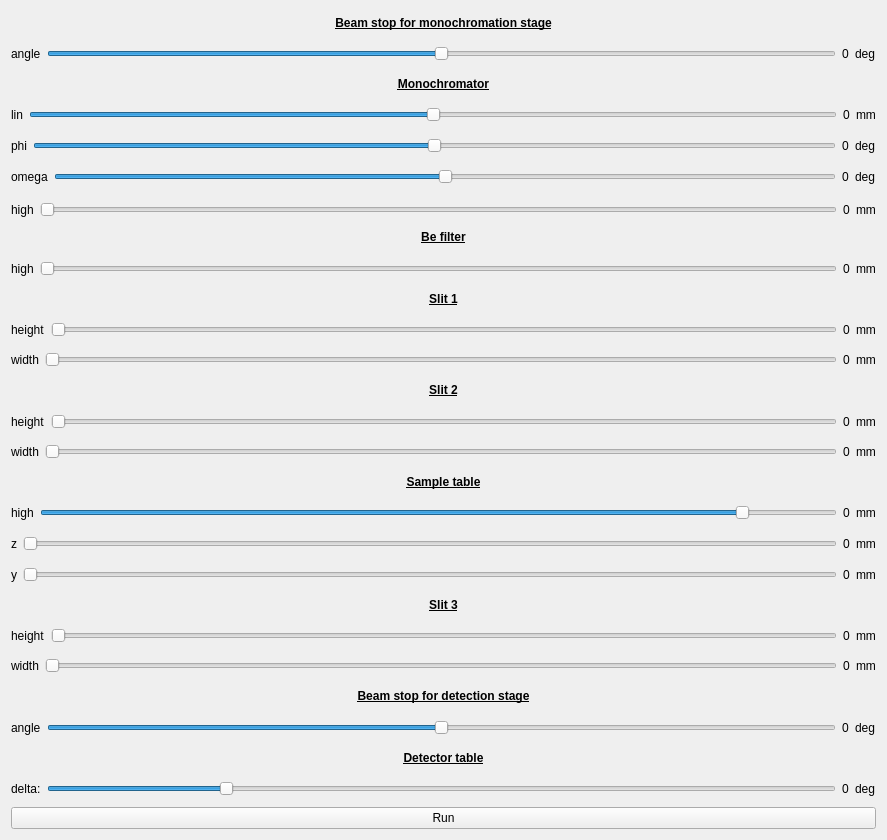
<?xml version="1.0" encoding="UTF-8"?>
<ui version="4.0">
 <class>Form</class>
 <widget class="QWidget" name="Form">
  <property name="enabled">
   <bool>true</bool>
  </property>
  <property name="geometry">
   <rect>
    <x>0</x>
    <y>0</y>
    <width>887</width>
    <height>840</height>
   </rect>
  </property>
  <property name="windowTitle">
   <string>Form</string>
  </property>
  <layout class="QVBoxLayout" name="verticalLayout">
   <item>
    <widget class="QLabel" name="label_40">
     <property name="text">
      <string>&lt;html&gt;&lt;head/&gt;&lt;body&gt;&lt;p align=&quot;center&quot;&gt;&lt;span style=&quot; font-weight:600; text-decoration: underline;&quot;&gt;Beam stop for monochromation stage&lt;/span&gt;&lt;/p&gt;&lt;/body&gt;&lt;/html&gt;</string>
     </property>
    </widget>
   </item>
   <item>
    <layout class="QHBoxLayout" name="horizontalLayout_18">
     <item>
      <widget class="QLabel" name="label_42">
       <property name="text">
        <string>angle</string>
       </property>
      </widget>
     </item>
     <item>
      <widget class="QSlider" name="beam_m">
       <property name="minimum">
        <number>-17</number>
       </property>
       <property name="maximum">
        <number>17</number>
       </property>
       <property name="orientation">
        <enum>Qt::Horizontal</enum>
       </property>
      </widget>
     </item>
     <item>
      <widget class="QLabel" name="beam_m_value">
       <property name="text">
        <string>0</string>
       </property>
      </widget>
     </item>
     <item>
      <widget class="QLabel" name="label_44">
       <property name="text">
        <string>deg</string>
       </property>
      </widget>
     </item>
    </layout>
   </item>
   <item>
    <widget class="QLabel" name="label_7">
     <property name="text">
      <string>&lt;html&gt;&lt;head/&gt;&lt;body&gt;&lt;p align=&quot;center&quot;&gt;&lt;span style=&quot; font-weight:600; text-decoration: underline;&quot;&gt;Monochromator&lt;/span&gt;&lt;/p&gt;&lt;/body&gt;&lt;/html&gt;</string>
     </property>
    </widget>
   </item>
   <item>
    <layout class="QHBoxLayout" name="horizontalLayout_7">
     <item>
      <widget class="QLabel" name="label_8">
       <property name="text">
        <string>lin</string>
       </property>
      </widget>
     </item>
     <item>
      <widget class="QSlider" name="lin_m">
       <property name="minimum">
        <number>-600</number>
       </property>
       <property name="maximum">
        <number>600</number>
       </property>
       <property name="orientation">
        <enum>Qt::Horizontal</enum>
       </property>
      </widget>
     </item>
     <item>
      <widget class="QLabel" name="lin_m_value">
       <property name="text">
        <string>0</string>
       </property>
      </widget>
     </item>
     <item>
      <widget class="QLabel" name="label_12">
       <property name="text">
        <string>mm</string>
       </property>
      </widget>
     </item>
    </layout>
   </item>
   <item>
    <layout class="QHBoxLayout" name="horizontalLayout_2">
     <item>
      <widget class="QLabel" name="label_2">
       <property name="text">
        <string>phi</string>
       </property>
      </widget>
     </item>
     <item>
      <widget class="QSlider" name="phi_m">
       <property name="minimumSize">
        <size>
         <width>763</width>
         <height>0</height>
        </size>
       </property>
       <property name="styleSheet">
        <string notr="true">gridline-color: rgb(117, 80, 123);</string>
       </property>
       <property name="minimum">
        <number>-600</number>
       </property>
       <property name="maximum">
        <number>600</number>
       </property>
       <property name="singleStep">
        <number>1</number>
       </property>
       <property name="pageStep">
        <number>10</number>
       </property>
       <property name="value">
        <number>0</number>
       </property>
       <property name="orientation">
        <enum>Qt::Horizontal</enum>
       </property>
      </widget>
     </item>
     <item>
      <widget class="QLabel" name="phi_m_value">
       <property name="text">
        <string>0</string>
       </property>
      </widget>
     </item>
     <item>
      <widget class="QLabel" name="label_27">
       <property name="text">
        <string>deg</string>
       </property>
      </widget>
     </item>
    </layout>
   </item>
   <item>
    <layout class="QHBoxLayout" name="horizontalLayout_8">
     <item>
      <widget class="QLabel" name="label_9">
       <property name="text">
        <string>omega</string>
       </property>
      </widget>
     </item>
     <item>
      <widget class="QSlider" name="omega_m">
       <property name="minimum">
        <number>-600</number>
       </property>
       <property name="maximum">
        <number>600</number>
       </property>
       <property name="orientation">
        <enum>Qt::Horizontal</enum>
       </property>
      </widget>
     </item>
     <item>
      <widget class="QLabel" name="omega_m_value">
       <property name="text">
        <string>0</string>
       </property>
      </widget>
     </item>
     <item>
      <widget class="QLabel" name="label_14">
       <property name="text">
        <string>deg</string>
       </property>
      </widget>
     </item>
    </layout>
   </item>
   <item>
    <layout class="QHBoxLayout" name="horizontalLayout_11">
     <property name="topMargin">
      <number>5</number>
     </property>
     <item>
      <widget class="QLabel" name="label_16">
       <property name="text">
        <string>high</string>
       </property>
      </widget>
     </item>
     <item>
      <widget class="QSlider" name="high_m">
       <property name="minimum">
        <number>0</number>
       </property>
       <property name="maximum">
        <number>90</number>
       </property>
       <property name="orientation">
        <enum>Qt::Horizontal</enum>
       </property>
      </widget>
     </item>
     <item>
      <widget class="QLabel" name="high_m_value">
       <property name="text">
        <string>0</string>
       </property>
      </widget>
     </item>
     <item>
      <widget class="QLabel" name="label_28">
       <property name="text">
        <string>mm</string>
       </property>
      </widget>
     </item>
    </layout>
   </item>
   <item>
    <widget class="QLabel" name="label_25">
     <property name="text">
      <string>&lt;html&gt;&lt;head/&gt;&lt;body&gt;&lt;p align=&quot;center&quot;&gt;&lt;span style=&quot; font-weight:600; text-decoration: underline;&quot;&gt;Be filter&lt;/span&gt;&lt;/p&gt;&lt;/body&gt;&lt;/html&gt;</string>
     </property>
    </widget>
   </item>
   <item>
    <layout class="QHBoxLayout" name="horizontalLayout_14">
     <item>
      <widget class="QLabel" name="label_26">
       <property name="text">
        <string>high</string>
       </property>
      </widget>
     </item>
     <item>
      <widget class="QSlider" name="high_be">
       <property name="orientation">
        <enum>Qt::Horizontal</enum>
       </property>
      </widget>
     </item>
     <item>
      <widget class="QLabel" name="high_be_value">
       <property name="text">
        <string>0</string>
       </property>
      </widget>
     </item>
     <item>
      <widget class="QLabel" name="label_39">
       <property name="text">
        <string>mm</string>
       </property>
      </widget>
     </item>
    </layout>
   </item>
   <item>
    <widget class="QLabel" name="label">
     <property name="text">
      <string>&lt;html&gt;&lt;head/&gt;&lt;body&gt;&lt;p align=&quot;center&quot;&gt;&lt;span style=&quot; font-weight:600; text-decoration: underline;&quot;&gt;Slit 1&lt;/span&gt;&lt;/p&gt;&lt;/body&gt;&lt;/html&gt;</string>
     </property>
    </widget>
   </item>
   <item>
    <layout class="QHBoxLayout" name="horizontalLayout">
     <item>
      <widget class="QLabel" name="label_11">
       <property name="text">
        <string>height</string>
       </property>
      </widget>
     </item>
     <item>
      <widget class="QSlider" name="height_slit1">
       <property name="minimum">
        <number>0</number>
       </property>
       <property name="maximum">
        <number>180</number>
       </property>
       <property name="orientation">
        <enum>Qt::Horizontal</enum>
       </property>
      </widget>
     </item>
     <item>
      <widget class="QLabel" name="height_slit1_value">
       <property name="text">
        <string>0</string>
       </property>
      </widget>
     </item>
     <item>
      <widget class="QLabel" name="label_33">
       <property name="text">
        <string>mm</string>
       </property>
      </widget>
     </item>
    </layout>
   </item>
   <item>
    <layout class="QHBoxLayout" name="horizontalLayout_5">
     <item>
      <widget class="QLabel" name="label_13">
       <property name="text">
        <string>width</string>
       </property>
      </widget>
     </item>
     <item>
      <widget class="QSlider" name="width_slit1">
       <property name="minimum">
        <number>0</number>
       </property>
       <property name="maximum">
        <number>70</number>
       </property>
       <property name="orientation">
        <enum>Qt::Horizontal</enum>
       </property>
      </widget>
     </item>
     <item>
      <widget class="QLabel" name="width_slit1_value">
       <property name="text">
        <string>0</string>
       </property>
      </widget>
     </item>
     <item>
      <widget class="QLabel" name="label_34">
       <property name="text">
        <string>mm</string>
       </property>
      </widget>
     </item>
    </layout>
   </item>
   <item>
    <widget class="QLabel" name="label_6">
     <property name="text">
      <string>&lt;html&gt;&lt;head/&gt;&lt;body&gt;&lt;p align=&quot;center&quot;&gt;&lt;span style=&quot; font-weight:600; text-decoration: underline;&quot;&gt;Slit 2&lt;/span&gt;&lt;/p&gt;&lt;/body&gt;&lt;/html&gt;</string>
     </property>
    </widget>
   </item>
   <item>
    <layout class="QHBoxLayout" name="horizontalLayout_6">
     <item>
      <widget class="QLabel" name="label_15">
       <property name="text">
        <string>height</string>
       </property>
      </widget>
     </item>
     <item>
      <widget class="QSlider" name="height_slit2">
       <property name="minimum">
        <number>0</number>
       </property>
       <property name="maximum">
        <number>180</number>
       </property>
       <property name="orientation">
        <enum>Qt::Horizontal</enum>
       </property>
      </widget>
     </item>
     <item>
      <widget class="QLabel" name="height_slit2_value">
       <property name="text">
        <string>0</string>
       </property>
      </widget>
     </item>
     <item>
      <widget class="QLabel" name="label_35">
       <property name="text">
        <string>mm</string>
       </property>
      </widget>
     </item>
    </layout>
   </item>
   <item>
    <layout class="QHBoxLayout" name="horizontalLayout_9">
     <item>
      <widget class="QLabel" name="label_17">
       <property name="text">
        <string>width</string>
       </property>
      </widget>
     </item>
     <item>
      <widget class="QSlider" name="width_slit2">
       <property name="minimum">
        <number>0</number>
       </property>
       <property name="maximum">
        <number>70</number>
       </property>
       <property name="orientation">
        <enum>Qt::Horizontal</enum>
       </property>
      </widget>
     </item>
     <item>
      <widget class="QLabel" name="width_slit2_value">
       <property name="text">
        <string>0</string>
       </property>
      </widget>
     </item>
     <item>
      <widget class="QLabel" name="label_36">
       <property name="text">
        <string>mm</string>
       </property>
      </widget>
     </item>
    </layout>
   </item>
   <item>
    <widget class="QLabel" name="label_3">
     <property name="text">
      <string>&lt;html&gt;&lt;head/&gt;&lt;body&gt;&lt;p align=&quot;center&quot;&gt;&lt;span style=&quot; font-weight:600; text-decoration: underline;&quot;&gt;Sample table&lt;/span&gt;&lt;/p&gt;&lt;/body&gt;&lt;/html&gt;</string>
     </property>
    </widget>
   </item>
   <item>
    <layout class="QHBoxLayout" name="horizontalLayout_15">
     <item>
      <widget class="QLabel" name="label_32">
       <property name="text">
        <string>high</string>
       </property>
      </widget>
     </item>
     <item>
      <widget class="QSlider" name="high_s">
       <property name="minimum">
        <number>-160</number>
       </property>
       <property name="maximum">
        <number>20</number>
       </property>
       <property name="orientation">
        <enum>Qt::Horizontal</enum>
       </property>
      </widget>
     </item>
     <item>
      <widget class="QLabel" name="high_s_value">
       <property name="text">
        <string>0</string>
       </property>
      </widget>
     </item>
     <item>
      <widget class="QLabel" name="label_41">
       <property name="text">
        <string>mm</string>
       </property>
      </widget>
     </item>
    </layout>
   </item>
   <item>
    <layout class="QHBoxLayout" name="horizontalLayout_3">
     <item>
      <widget class="QLabel" name="label_4">
       <property name="text">
        <string>z</string>
       </property>
      </widget>
     </item>
     <item>
      <widget class="QSlider" name="z">
       <property name="maximum">
        <number>50</number>
       </property>
       <property name="value">
        <number>0</number>
       </property>
       <property name="orientation">
        <enum>Qt::Horizontal</enum>
       </property>
      </widget>
     </item>
     <item>
      <widget class="QLabel" name="z_value">
       <property name="text">
        <string>0</string>
       </property>
      </widget>
     </item>
     <item>
      <widget class="QLabel" name="label_29">
       <property name="text">
        <string>mm</string>
       </property>
      </widget>
     </item>
    </layout>
   </item>
   <item>
    <layout class="QHBoxLayout" name="horizontalLayout_4">
     <item>
      <widget class="QLabel" name="label_5">
       <property name="text">
        <string>y</string>
       </property>
      </widget>
     </item>
     <item>
      <widget class="QSlider" name="y">
       <property name="maximum">
        <number>90</number>
       </property>
       <property name="orientation">
        <enum>Qt::Horizontal</enum>
       </property>
      </widget>
     </item>
     <item>
      <widget class="QLabel" name="y_value">
       <property name="text">
        <string>0</string>
       </property>
      </widget>
     </item>
     <item>
      <widget class="QLabel" name="label_30">
       <property name="text">
        <string>mm</string>
       </property>
      </widget>
     </item>
    </layout>
   </item>
   <item>
    <widget class="QLabel" name="label_10">
     <property name="text">
      <string>&lt;html&gt;&lt;head/&gt;&lt;body&gt;&lt;p align=&quot;center&quot;&gt;&lt;span style=&quot; font-weight:600; text-decoration: underline;&quot;&gt;Slit 3&lt;/span&gt;&lt;/p&gt;&lt;/body&gt;&lt;/html&gt;</string>
     </property>
    </widget>
   </item>
   <item>
    <layout class="QHBoxLayout" name="horizontalLayout_10">
     <item>
      <widget class="QLabel" name="label_18">
       <property name="text">
        <string>height</string>
       </property>
      </widget>
     </item>
     <item>
      <widget class="QSlider" name="height_slit3">
       <property name="minimum">
        <number>0</number>
       </property>
       <property name="maximum">
        <number>80</number>
       </property>
       <property name="orientation">
        <enum>Qt::Horizontal</enum>
       </property>
      </widget>
     </item>
     <item>
      <widget class="QLabel" name="height_slit3_value">
       <property name="text">
        <string>0</string>
       </property>
      </widget>
     </item>
     <item>
      <widget class="QLabel" name="label_37">
       <property name="text">
        <string>mm</string>
       </property>
      </widget>
     </item>
    </layout>
   </item>
   <item>
    <layout class="QHBoxLayout" name="horizontalLayout_12">
     <item>
      <widget class="QLabel" name="label_21">
       <property name="text">
        <string>width</string>
       </property>
      </widget>
     </item>
     <item>
      <widget class="QSlider" name="width_slit3">
       <property name="minimum">
        <number>0</number>
       </property>
       <property name="maximum">
        <number>70</number>
       </property>
       <property name="orientation">
        <enum>Qt::Horizontal</enum>
       </property>
      </widget>
     </item>
     <item>
      <widget class="QLabel" name="width_slit3_value">
       <property name="text">
        <string>0</string>
       </property>
      </widget>
     </item>
     <item>
      <widget class="QLabel" name="label_38">
       <property name="text">
        <string>mm</string>
       </property>
      </widget>
     </item>
    </layout>
   </item>
   <item>
    <widget class="QLabel" name="label_22">
     <property name="text">
      <string>&lt;html&gt;&lt;head/&gt;&lt;body&gt;&lt;p align=&quot;center&quot;&gt;&lt;span style=&quot; font-weight:600; text-decoration: underline;&quot;&gt;Beam stop for detection stage&lt;/span&gt;&lt;/p&gt;&lt;/body&gt;&lt;/html&gt;</string>
     </property>
    </widget>
   </item>
   <item>
    <layout class="QHBoxLayout" name="horizontalLayout_13">
     <item>
      <widget class="QLabel" name="label_24">
       <property name="text">
        <string>angle</string>
       </property>
      </widget>
     </item>
     <item>
      <widget class="QSlider" name="beam_d">
       <property name="minimum">
        <number>-17</number>
       </property>
       <property name="maximum">
        <number>17</number>
       </property>
       <property name="orientation">
        <enum>Qt::Horizontal</enum>
       </property>
      </widget>
     </item>
     <item>
      <widget class="QLabel" name="beam_d_value">
       <property name="text">
        <string>0</string>
       </property>
      </widget>
     </item>
     <item>
      <widget class="QLabel" name="label_23">
       <property name="text">
        <string>deg</string>
       </property>
      </widget>
     </item>
    </layout>
   </item>
   <item>
    <layout class="QHBoxLayout" name="horizontalLayout_16">
     <item>
      <widget class="QLabel" name="label_19">
       <property name="text">
        <string>&lt;html&gt;&lt;head/&gt;&lt;body&gt;&lt;p align=&quot;center&quot;&gt;&lt;span style=&quot; font-weight:600; text-decoration: underline;&quot;&gt;Detector table&lt;/span&gt;&lt;/p&gt;&lt;/body&gt;&lt;/html&gt;</string>
       </property>
      </widget>
     </item>
    </layout>
   </item>
   <item>
    <layout class="QHBoxLayout" name="horizontalLayout_17">
     <item>
      <widget class="QLabel" name="label_20">
       <property name="text">
        <string>delta:</string>
       </property>
      </widget>
     </item>
     <item>
      <widget class="QSlider" name="delta_d">
       <property name="minimum">
        <number>-2</number>
       </property>
       <property name="maximum">
        <number>7</number>
       </property>
       <property name="orientation">
        <enum>Qt::Horizontal</enum>
       </property>
      </widget>
     </item>
     <item>
      <widget class="QLabel" name="delta_d_value">
       <property name="text">
        <string>0</string>
       </property>
      </widget>
     </item>
     <item>
      <widget class="QLabel" name="label_31">
       <property name="text">
        <string>deg</string>
       </property>
      </widget>
     </item>
    </layout>
   </item>
   <item>
    <widget class="QPushButton" name="btnRun">
     <property name="text">
      <string>Run</string>
     </property>
    </widget>
   </item>
  </layout>
 </widget>
 <resources/>
 <connections>
  <connection>
   <sender>lin_m</sender>
   <signal>valueChanged(int)</signal>
   <receiver>lin_m_value</receiver>
   <slot>setNum(int)</slot>
   <hints>
    <hint type="sourcelabel">
     <x>436</x>
     <y>62</y>
    </hint>
    <hint type="destinationlabel">
     <x>840</x>
     <y>62</y>
    </hint>
   </hints>
  </connection>
  <connection>
   <sender>omega_m</sender>
   <signal>valueChanged(int)</signal>
   <receiver>omega_m_value</receiver>
   <slot>setNum(int)</slot>
   <hints>
    <hint type="sourcelabel">
     <x>460</x>
     <y>100</y>
    </hint>
    <hint type="destinationlabel">
     <x>859</x>
     <y>100</y>
    </hint>
   </hints>
  </connection>
  <connection>
   <sender>height_slit1</sender>
   <signal>valueChanged(int)</signal>
   <receiver>height_slit1_value</receiver>
   <slot>setNum(int)</slot>
   <hints>
    <hint type="sourcelabel">
     <x>449</x>
     <y>176</y>
    </hint>
    <hint type="destinationlabel">
     <x>840</x>
     <y>176</y>
    </hint>
   </hints>
  </connection>
  <connection>
   <sender>width_slit1</sender>
   <signal>valueChanged(int)</signal>
   <receiver>width_slit1_value</receiver>
   <slot>setNum(int)</slot>
   <hints>
    <hint type="sourcelabel">
     <x>446</x>
     <y>214</y>
    </hint>
    <hint type="destinationlabel">
     <x>840</x>
     <y>214</y>
    </hint>
   </hints>
  </connection>
  <connection>
   <sender>height_slit2</sender>
   <signal>valueChanged(int)</signal>
   <receiver>height_slit2_value</receiver>
   <slot>setNum(int)</slot>
   <hints>
    <hint type="sourcelabel">
     <x>449</x>
     <y>290</y>
    </hint>
    <hint type="destinationlabel">
     <x>840</x>
     <y>290</y>
    </hint>
   </hints>
  </connection>
  <connection>
   <sender>width_slit2</sender>
   <signal>valueChanged(int)</signal>
   <receiver>width_slit2_value</receiver>
   <slot>setNum(int)</slot>
   <hints>
    <hint type="sourcelabel">
     <x>446</x>
     <y>328</y>
    </hint>
    <hint type="destinationlabel">
     <x>840</x>
     <y>328</y>
    </hint>
   </hints>
  </connection>
  <connection>
   <sender>height_slit3</sender>
   <signal>valueChanged(int)</signal>
   <receiver>height_slit3_value</receiver>
   <slot>setNum(int)</slot>
   <hints>
    <hint type="sourcelabel">
     <x>449</x>
     <y>593</y>
    </hint>
    <hint type="destinationlabel">
     <x>840</x>
     <y>593</y>
    </hint>
   </hints>
  </connection>
  <connection>
   <sender>width_slit3</sender>
   <signal>valueChanged(int)</signal>
   <receiver>width_slit3_value</receiver>
   <slot>setNum(int)</slot>
   <hints>
    <hint type="sourcelabel">
     <x>446</x>
     <y>631</y>
    </hint>
    <hint type="destinationlabel">
     <x>840</x>
     <y>631</y>
    </hint>
   </hints>
  </connection>
  <connection>
   <sender>delta_d</sender>
   <signal>valueChanged(int)</signal>
   <receiver>delta_d_value</receiver>
   <slot>setNum(int)</slot>
   <hints>
    <hint type="sourcelabel">
     <x>451</x>
     <y>707</y>
    </hint>
    <hint type="destinationlabel">
     <x>859</x>
     <y>707</y>
    </hint>
   </hints>
  </connection>
  <connection>
   <sender>beam_d</sender>
   <signal>valueChanged(int)</signal>
   <receiver>beam_d_value</receiver>
   <slot>setNum(int)</slot>
   <hints>
    <hint type="sourcelabel">
     <x>451</x>
     <y>783</y>
    </hint>
    <hint type="destinationlabel">
     <x>859</x>
     <y>783</y>
    </hint>
   </hints>
  </connection>
  <connection>
   <sender>phi_m</sender>
   <signal>valueChanged(int)</signal>
   <receiver>phi_m_value</receiver>
   <slot>setNum(int)</slot>
   <hints>
    <hint type="sourcelabel">
     <x>446</x>
     <y>92</y>
    </hint>
    <hint type="destinationlabel">
     <x>859</x>
     <y>92</y>
    </hint>
   </hints>
  </connection>
  <connection>
   <sender>high_m</sender>
   <signal>valueChanged(int)</signal>
   <receiver>high_m_value</receiver>
   <slot>setNum(int)</slot>
   <hints>
    <hint type="sourcelabel">
     <x>440</x>
     <y>163</y>
    </hint>
    <hint type="destinationlabel">
     <x>840</x>
     <y>163</y>
    </hint>
   </hints>
  </connection>
  <connection>
   <sender>high_be</sender>
   <signal>valueChanged(int)</signal>
   <receiver>high_be_value</receiver>
   <slot>setNum(int)</slot>
   <hints>
    <hint type="sourcelabel">
     <x>442</x>
     <y>231</y>
    </hint>
    <hint type="destinationlabel">
     <x>840</x>
     <y>231</y>
    </hint>
   </hints>
  </connection>
  <connection>
   <sender>high_s</sender>
   <signal>valueChanged(int)</signal>
   <receiver>high_s_value</receiver>
   <slot>setNum(int)</slot>
   <hints>
    <hint type="sourcelabel">
     <x>437</x>
     <y>487</y>
    </hint>
    <hint type="destinationlabel">
     <x>840</x>
     <y>487</y>
    </hint>
   </hints>
  </connection>
  <connection>
   <sender>y</sender>
   <signal>valueChanged(int)</signal>
   <receiver>y_value</receiver>
   <slot>setNum(int)</slot>
   <hints>
    <hint type="sourcelabel">
     <x>427</x>
     <y>553</y>
    </hint>
    <hint type="destinationlabel">
     <x>840</x>
     <y>553</y>
    </hint>
   </hints>
  </connection>
  <connection>
   <sender>z</sender>
   <signal>valueChanged(int)</signal>
   <receiver>z_value</receiver>
   <slot>setNum(int)</slot>
   <hints>
    <hint type="sourcelabel">
     <x>426</x>
     <y>520</y>
    </hint>
    <hint type="destinationlabel">
     <x>840</x>
     <y>520</y>
    </hint>
   </hints>
  </connection>
  <connection>
   <sender>beam_m</sender>
   <signal>valueChanged(int)</signal>
   <receiver>beam_m_value</receiver>
   <slot>setNum(int)</slot>
   <hints>
    <hint type="sourcelabel">
     <x>441</x>
     <y>51</y>
    </hint>
    <hint type="destinationlabel">
     <x>840</x>
     <y>51</y>
    </hint>
   </hints>
  </connection>
 </connections>
</ui>
